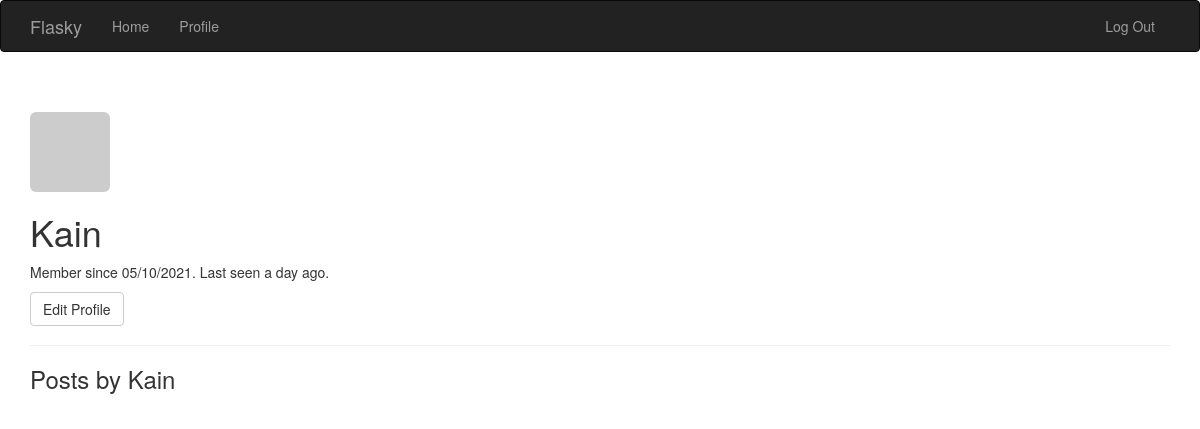
Page /user/Kain (signed in) on the earlier database version.
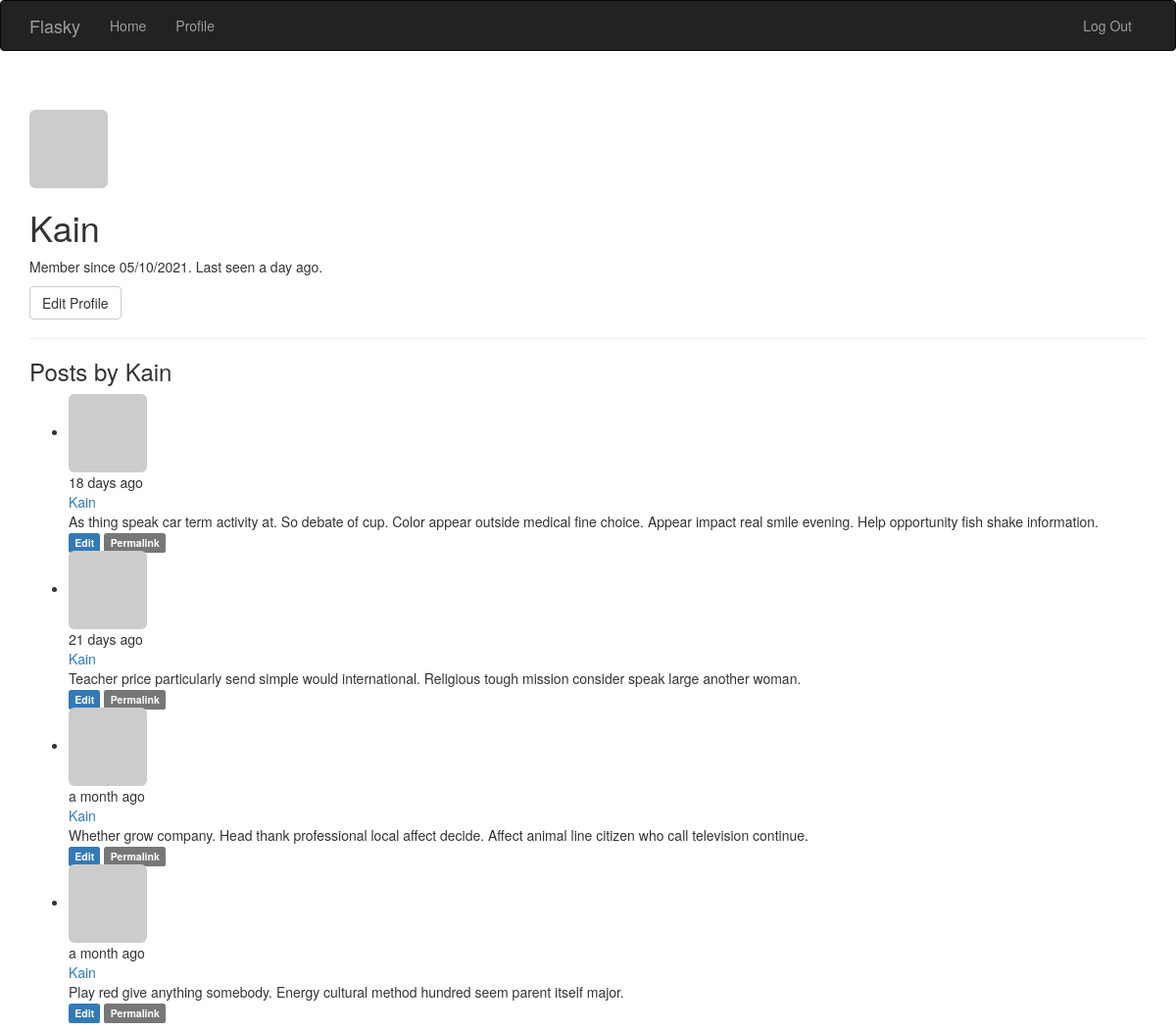
Same page on the later database version.
### app/models.py (models this page shows, shortened)
class User(UserMixin, db.Model):
    __tablename__ = 'users'
    id = db.Column(db.Integer, primary_key=True)
    email = db.Column(db.String(64), unique=True, index=True)
    username = db.Column(db.String(64), unique=True, index=True)
    password_hash = db.Column(db.String(128))
    role_id = db.Column(db.Integer, db.ForeignKey('roles.id'))
    confirmed = db.Column(db.Boolean, default=False)
    name = db.Column(db.String(64))
    location = db.Column(db.String(64))
    about_me = db.Column(db.Text())
    member_since = db.Column(db.DateTime(), default=datetime.utcnow)
    last_seen = db.Column(db.DateTime(), default=datetime.utcnow)
    avatar_hash = db.Column(db.String(32))
    posts = db.relationship('Post', backref='author', lazy='dynamic')
    @property
    def password(self):
        raise AttributeError('password is not a readable attribute')
    def can(self, perm):
        return self.role is not None and self.role.has_permission(perm)
    def is_administrator(self):
        return self.can(Permission.ADMIN)
    def ping(self):
        self.last_seen = datetime.utcnow()
        db.session.add(self)
        db.session.commit()
    def gravatar_hash(self):
        return hashlib.md5(self.email.lower().encode('utf-8')).hexdigest()
    def gravatar(self, size=100, default='identicon', rating='g'):
        url = 'https://secure.gravatar.com/avatar'
        hash = self.avatar_hash or self.gravatar_hash()
        return '{url}/{hash}?s={size}&d={default}&r={rating}'.format(
            url=url, hash=hash, size=size, default=default, rating=rating)

class Post(db.Model):
    __tablename__ = 'posts'
    id = db.Column(db.Integer, primary_key=True)
    body = db.Column(db.Text)
    body_html = db.Column(db.Text)
    timestamp = db.Column(db.DateTime, index=True, default=datetime.utcnow)
    author_id = db.Column(db.Integer, db.ForeignKey('users.id'))

### app/main/views.py (the view)
@main.route('/user/<username>')
def user(username):
    user = User.query.filter_by(username=username).first()
    if user is None:
        abort(404)
    posts = user.posts.order_by(Post.timestamp.desc()).all()
    return render_template('user.html', user=user, posts=posts)

### app/auth/views.py (called while the page is built)
@auth.before_app_request
def before_request():
    if current_user.is_authenticated:
        current_user.ping()
        if not current_user.confirmed \
                and request.endpoint \
                and request.blueprint != 'auth' \
                and request.endpoint != 'static':
            return redirect(url_for('auth.unconfirmed'))

@auth.before_app_request
def before_request():
    if current_user.is_authenticated \
            and not current_user.confirmed \
            and request.blueprint != 'auth' \
            and request.endpoint != 'static':
        return redirect(url_for('auth.unconfirmed'))

### app/main/__init__.py (called while the page is built)
@main.app_context_processor
def inject_permissions():
    return dict(Permission=Permission)

### app/models.py (called while the page is built)
    def has_permission(self, perm):
        return self.permissions & perm == perm

    @login_manager.user_loader
    def load_user(user_id):
        return User.query.get(int(user_id))

### app/templates/user.html (shortened to what this page needs)
{% extends "base.html" %}
{% block page_content %}
<div class="page-header">
    <img class="img-rounded profile-thumbnail" src="{{ user.gravatar(size=256) }}">
    <div class="profile-header">
        <h1>{{ user.username }}</h1>
        <p>
            Member since {{ moment(user.member_since).format('L') }}.
            Last seen {{ moment(user.last_seen).fromNow() }}.
        </p>
        <p>
            {% if user == current_user %}
            <a class="btn btn-default" href="{{ url_for('.edit_profile') }}">Edit Profile</a>
            {% endif %}
        </p>
    </div>
</div>
<h3>Posts by {{ user.username }}</h3>
{% include '_posts.html' %}
{% endblock %}

### app/templates/base.html (shortened to what this page needs)
{% extends "bootstrap/base.html" %}
{% block head %}
{{ super() }}
{% endblock %}
{% block navbar %}
<div class="navbar navbar-inverse" role="navigation">
	<div class="container">
		<div class="navbar-header">
			<a class="navbar-brand" href="/">Flasky</a>
		</div>
		<div class="navbar-collapse collapse">
			<ul class="nav navbar-nav">
				<li>
					<a href="/">Home</a>
				</li>
				{% if current_user.is_authenticated %}
				<li>
    				<a href="{{ url_for('main.user', username=current_user.username) }}">Profile</a>
				</li>
				{% endif %}
			</ul>
			<ul class="nav navbar-nav navbar-right">
    {% if current_user.is_authenticated %}
    <li><a href="{{ url_for('auth.logout') }}">Log Out</a></li>
    {% else %}
    <li><a href="{{ url_for('auth.login') }}">Log In</a></li>
    {% endif %}
			</ul>
		</div>
	</div>
</div>
{% endblock %}
{% block content %}
<div class="container">
    {% block page_content %}{% endblock %}
</div>
{% endblock %}

### app/templates/_posts.html
<ul class="posts">
    {% for post in posts %}
    <li class="post">
        <div class="post-thumbnail">
            <a href="{{ url_for('.user', username=post.author.username) }}">
                <img class="img-rounded profile-thumbnail" src="{{ post.author.gravatar(size=40) }}">
            </a>
        </div>
        <div class="post-content">
            <div class="post-date">{{ moment(post.timestamp).fromNow() }}</div>
            <div class="post-author"><a href="{{ url_for('.user', username=post.author.username) }}">{{ post.author.username }}</a></div>
            <div class="post-body">
                {% if post.body_html %}
                    {{ post.body_html | safe }}
                {% else %}
                    {{ post.body }}
                {% endif %}
            </div>
            <div class="post-footer">
                {% if current_user == post.author %}
                <a href="{{ url_for('.edit', id=post.id) }}">
                    <span class="label label-primary">Edit</span>
                </a>
                {% elif current_user.is_administrator() %}
                <a href="{{ url_for('.edit', id=post.id) }}">
                    <span class="label label-danger">Edit [Admin]</span>
                </a>
                {% endif %}
                <a href="{{ url_for('.post', id=post.id) }}">
                    <span class="label label-default">Permalink</span>
                </a>
            </div>
        </div>
    </li>
    {% endfor %}
</ul>

Differences in the rows shown:
added Post: timestamp "18 days ago", author.username "Kain", body "As thing speak car term activity at. So debate of cup. Color appear outside medical fine choice. Appear impact real smile evening. Help opportunity fish shake information."
added Post: timestamp "21 days ago", author.username "Kain", body "Teacher price particularly send simple would international. Religious tough mission consider speak large another woman."
added Post: timestamp "a month ago", author.username "Kain", body "Whether grow company. Head thank professional local affect decide. Affect animal line citizen who call television continue."
added Post: timestamp "a month ago", author.username "Kain", body "Play red give anything somebody. Energy cultural method hundred seem parent itself major."
